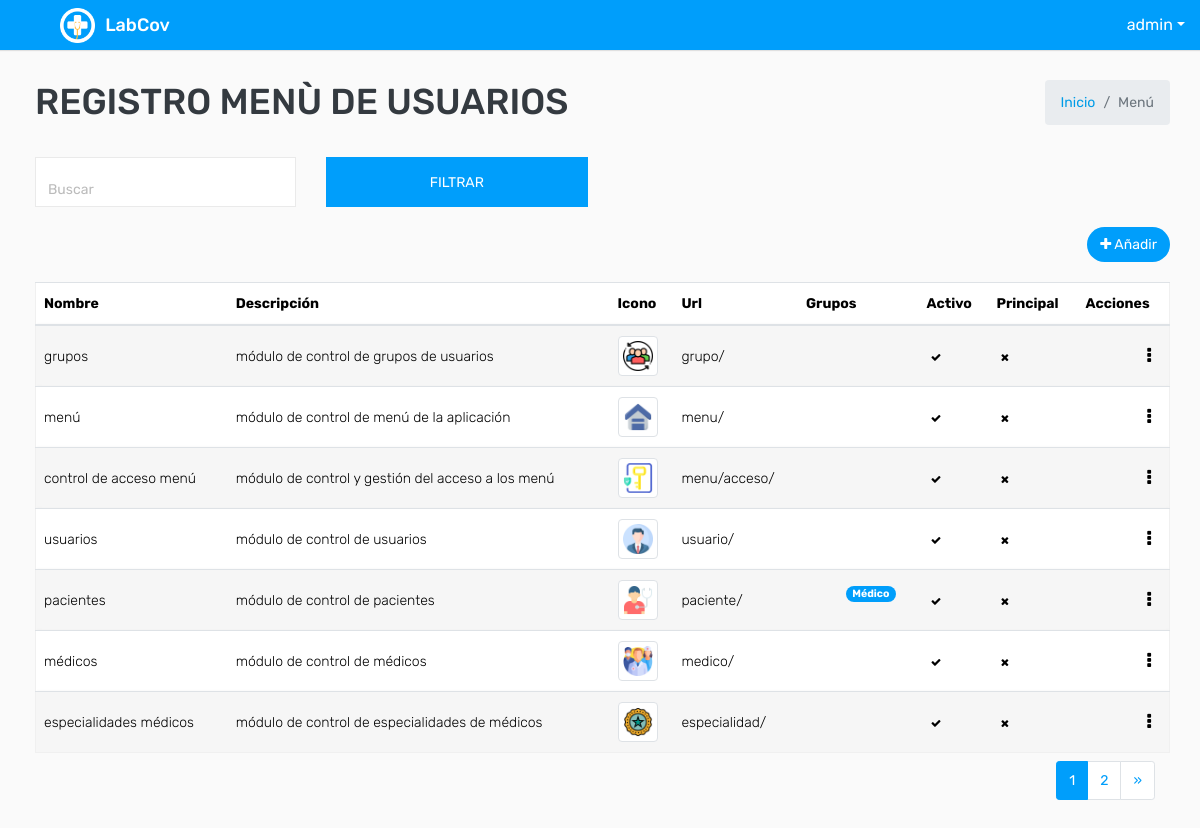
The page /menu/ (signed in) on the database its author committed.
### covid/models.py (models this page shows, shortened)
class ModeloBase(models.Model):
    class Meta:
        abstract = True
    """Model definition for ModeloBase."""
    fecha_creacion = models.DateTimeField(verbose_name='Fecha creación',auto_now_add=True)
    usuario_creacion = models.ForeignKey(settings.AUTH_USER_MODEL, verbose_name='Usuario Creación', related_name='+', blank=True, null=True,on_delete=models.PROTECT, editable=False)
    usuario_modificacion = models.ForeignKey(settings.AUTH_USER_MODEL, verbose_name='Usuario Modificación', related_name='+', blank=True, null=True,on_delete=models.PROTECT , editable=False)
    fecha_modificacion = models.DateTimeField(verbose_name='Fecha Modificación', auto_now=True)
    estado_registro = models.BooleanField(verbose_name="Estado del registro",default=True)

class User(AbstractUser,ModeloBase):
    cedula=models.CharField(max_length=10, verbose_name='Cédula', unique = True)
    tipo_genero = (('M', 'Masculino'), ('F', 'Femenino'))
    genero = models.CharField('Género', choices=tipo_genero, default='M', max_length=1)

class Menu(ModeloBase):
    titulo = models.CharField(verbose_name='Título',max_length=200)
    descripcion = models.CharField( verbose_name='Descripciòn',max_length=200)
    icono = models.ImageField(verbose_name="icono", upload_to='icon/')
    url = models.CharField(verbose_name='Url', max_length=200)
    grupo = models.ManyToManyField(Group, through='Menu_Groups', verbose_name='Grupos de usuario')
    activo = models.BooleanField(default=True)
    class Meta:
        verbose_name = 'Menu'
        verbose_name_plural = 'Menus'

### covid/views.py (the view)
# urls.py: path('menu/', key.MenuListView.as_view(), name="menu_listar") ,
class MenuListView(LoginRequiredMixin,PermissionRequiredMixin,ListView):
    permission_required = 'covid.view_menu'
    paginate_by = 7
    model = Menu
    template_name = "menu/menu_listar.html"
    def get_queryset(self):
        busqueda = self.request.GET.get("buscar")
        queryset = Menu.objects.all().order_by("pk")
        if busqueda:
            queryset = Menu.objects.filter(
                Q(titulo__icontains= busqueda)|
                Q(descripcion__icontains= busqueda)
                ).distinct().order_by("pk")
        return queryset
    def get_context_data(self, **kwargs):
        context = super().get_context_data(**kwargs)
        context['titulo'] = "Registro  Menù de usuarios"
        return context

### templates/menu/menu_listar.html (shortened to what this page needs)
{% extends 'plantillaBase.html' %} {% block content %}
<div class="mt-2">
    <form action="" method="GET">
        <div class="row filter-row">
            <div class="col-sm-6 col-md-3">
                <div class="form-group form-focus select-focus focused">
                    <input type="text" name="buscar" id="id_buscar" class="form-control float-right" placeholder="Buscar">
                </div>
            </div>
            <div class="col-sm-6 col-md-3">
                <button type="submit" class="btn btn-primary btn-block"> Filtrar </button>
            </div>
        </div>
    </form>
</div>
<div class="row ">
    <div class="col-sm-12 col-12 text-right m-b-20">
        {% if perms.covid.add_menu %}
        <a href="{% url 'menu_crear'%}" class="btn btn btn-primary btn-rounded float-right"><i class="fa fa-plus"></i>
            Añadir</a> {% endif %}
    </div>
</div>
<div class="row">
    <div class="col-md-12">
        <div class="table-responsive">
            <div id="DataTables_Table_0_wrapper" class="dataTables_wrapper dt-bootstrap4 no-footer">
                <div class="row">
                    <div class="col-sm-12">
                        <table class="table table-border table-striped custom-table  mb-0  no-footer" id="DataTables_Table_0" role="grid" aria-describedby="DataTables_Table_0_info">
                            <thead>
                                <tr>
                                    <th>Nombre</th>
                                    <th>Descripción</th>
                                    <th>Icono</th>
                                    <th>Url</th>
                                    <th>Grupos</th>
                                    <th>Activo</th>
                                    <th>Principal</th>
                                    <th>Acciones</th>
                                </tr>
                            </thead>
                            <tbody>
                                {% for dato in object_list %}
                                <tr>
                                    <td>{{ dato.titulo }}</td>
                                    <td>{{ dato.descripcion }}</td>
                                    {% if dato.icono %}
                                    <td><img src="{{dato.icono.url}}" class="img-thumbnail" width="40px"></td>{% else %}
                                    <td><a href="#">No tiene icono</a> </td> {% endif %}
                                    <td>{{ dato.url }}</td>
                                    <td>
                                        <ul>
                                            {% for dato in dato.grupo.all %}
                                            <li class="badge badge-pill badge-info">{{ dato }}</li>
                                            {% endfor %}
                                        </ul>
                                    </td>
                                    <td>
                                        {% if dato.activo == True%}
                                        <a class="badge " data-toggle="tooltip" data-placement="top" title="Activo"><span class="fa fa-check "></span></a> {% else %}
                                        <a class="badge " data-toggle="tooltip" data-placement="top" title="Activo"><span class="fa fa-times "></span></a> {% endif %}
                                    </td>
                                    <td>
                                        {% if dato.es_modulo_principal == True %}
                                        <a class="badge " data-toggle="tooltip" data-placement="top" title="Es principal"><span class="fa fa-check "></span></a> {% else %}
                                        <a class="badge" data-toggle="tooltip" data-placement="top" title="Es principal"><span class="fa fa-times "></span></a> {% endif %}
                                    </td>
                                    <td class="text-right">
                                        <div class="dropdown dropdown-action">
                                            <a class="action-icon dropdown-toggle" data-toggle="dropdown" aria-expanded="false"><i class="fa fa-ellipsis-v"></i></a>
                                        </div>
                                    </td>
                                </tr>
                                {% endfor %}
                            </tbody>
                        </table>
                    </div>
                </div>
            </div>
        </div>
        <div class="container-fluid">
            <ul class="pagination pagination-sm m-0 float-right">
                <nav aria-label="Page navigation example">
                    <ul class="pagination justify-content-center mt-2">
                         {% for i in page_obj.paginator.page_range %} {% if i == page_obj.number %}
                        <li class="page-item active">
                            <a class="page-link" href="#">{{ i }}</a>
                        </li>
                        {% else %}
                        <li class="page-item">
                            <a class="page-link" href="?page={{ i }}">{{ i }}</a>
                        </li>
                        {% endif %} {% endfor %} {% if page_obj.has_next %}
                        <li class="page-item">
                            <a class="page-link" href="?page={{ page_obj.next_page_number }}">&raquo;</a>
                        </li>
                        {% endif %}
                    </ul>
                </nav>
            </ul>
        </div>
    </div>
</div>
{% endblock %}

### templates/plantillaBase.html (shortened to what this page needs)
<!DOCTYPE html>
<html lang="es">
{% load static %}
<head>
    <link rel="stylesheet" type="text/css" href="{% static 'css/bootstrap.min.css'%}">
    <link rel="stylesheet" type="text/css" href="{% static 'css/font-awesome.min.css'%}">
    <link rel="stylesheet" type="text/css" href="{% static 'css/bootstrap-duallistbox.min.css'%}">
    <link rel="stylesheet" type="text/css" href="{% static 'css/style.css'%}">
    <link href="{% static 'css/select2.min.css'%}" rel="stylesheet">
    <link href="{% static 'css/select2-bootstrap4.min.css'%}" rel="stylesheet"> {% block content_extra_css %} {% endblock content_extra_css %}
</head>
<body>
    <div class="main-wrapper">
        <div class="header">
            <div class="header-left">
                <a href="{% url 'dashboard'%}" class="logo">
                    <img src="{% static 'img/logo.png' %}" width="35" height="35" alt="">
                    <span>LabCov</span></a>
            </div>
            <ul class="nav user-menu float-right">
                <li class="nav-item dropdown has-arrow">
                    <a href="#" class="dropdown-toggle nav-link user-link"
                        data-toggle="dropdown"></span><span>{{request.user }}</span></a>
                </li>
            </ul>
        </div>
        <div class="page-wrapper ">
            <div class="content ">
                <div class="row mb-2 ">
                    <div class="col-sm-8 ">
                        <h1 class="m-0 text-dark ">{{ titulo.upper }}</h1>
                    </div>
                    <div class="col-sm-4 ">
                        <ol class="breadcrumb float-sm-right ">
                            <li class="breadcrumb-item "><a href="{% url 'dashboard'%} ">Inicio</a></li>
                            <li class="breadcrumb-item active ">Menú</li>
                        </ol>
                    </div>
                </div>
                {% block content %} {% endblock %}
            </div>
        </div>
    </div>
</body>
</html>

### rows shown on the page
User: user "admin"
Menu: titulo "grupos", descripcion "módulo de control de grupos de usuarios", icono (picture), url "grupo/", activo True (drawn)
Menu: titulo "menú", descripcion "módulo de control de menú de la aplicación", icono (picture), url "menu/", activo True (drawn)
Menu: titulo "control de acceso menú", descripcion "módulo de control y gestión del acceso a los menú", icono (picture), url "menu/acceso/", activo True (drawn)
Menu: titulo "usuarios", descripcion "módulo de control de usuarios", icono (picture), url "usuario/", activo True (drawn)
Menu: titulo "pacientes", descripcion "módulo de control de pacientes", icono (picture), url "paciente/", activo True (drawn)
Menu: titulo "médicos", descripcion "módulo de control de médicos", icono (picture), url "medico/", activo True (drawn)
Menu: titulo "especialidades médicos", descripcion "módulo de control de especialidades de médicos", icono (picture), url "especialidad/", activo True (drawn)

### other values the page prints
{{ titulo.upper }} "REGISTRO MENÙ DE USUARIOS"
{{ dato }} "Médico"
{{ i }} "1"
{{ i }} "2"
